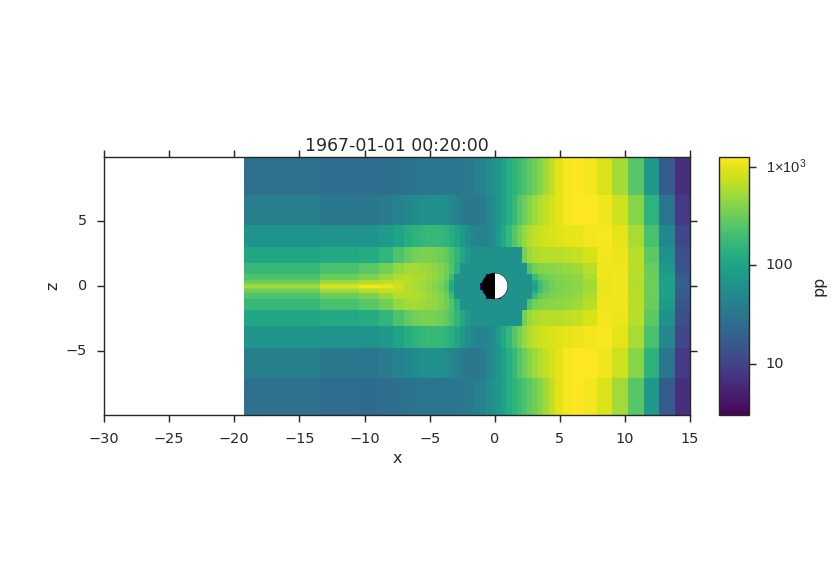

Reproduce this figure in Python.
from os import path

import viscid
from viscid.plot import vpyplot as vlt
from matplotlib import pyplot as plt


viscid.readers.openggcm.GGCMFile.read_log_file = True
viscid.readers.openggcm.GGCMGrid.mhd_to_gse_on_read = 'auto'


f3d = viscid.load_file(path.join(viscid.sample_dir, 'sample_xdmf.3d.xdmf'))
pp = f3d["pp"]["x = -20.0f:20.0f, y = 0.0f, z = -10.0f:10.0f"]
vlt.plot(pp, plot_opts="log,x_-30_15", earth=True)
plt.title(pp.format_time("UT"))

vlt.show()
